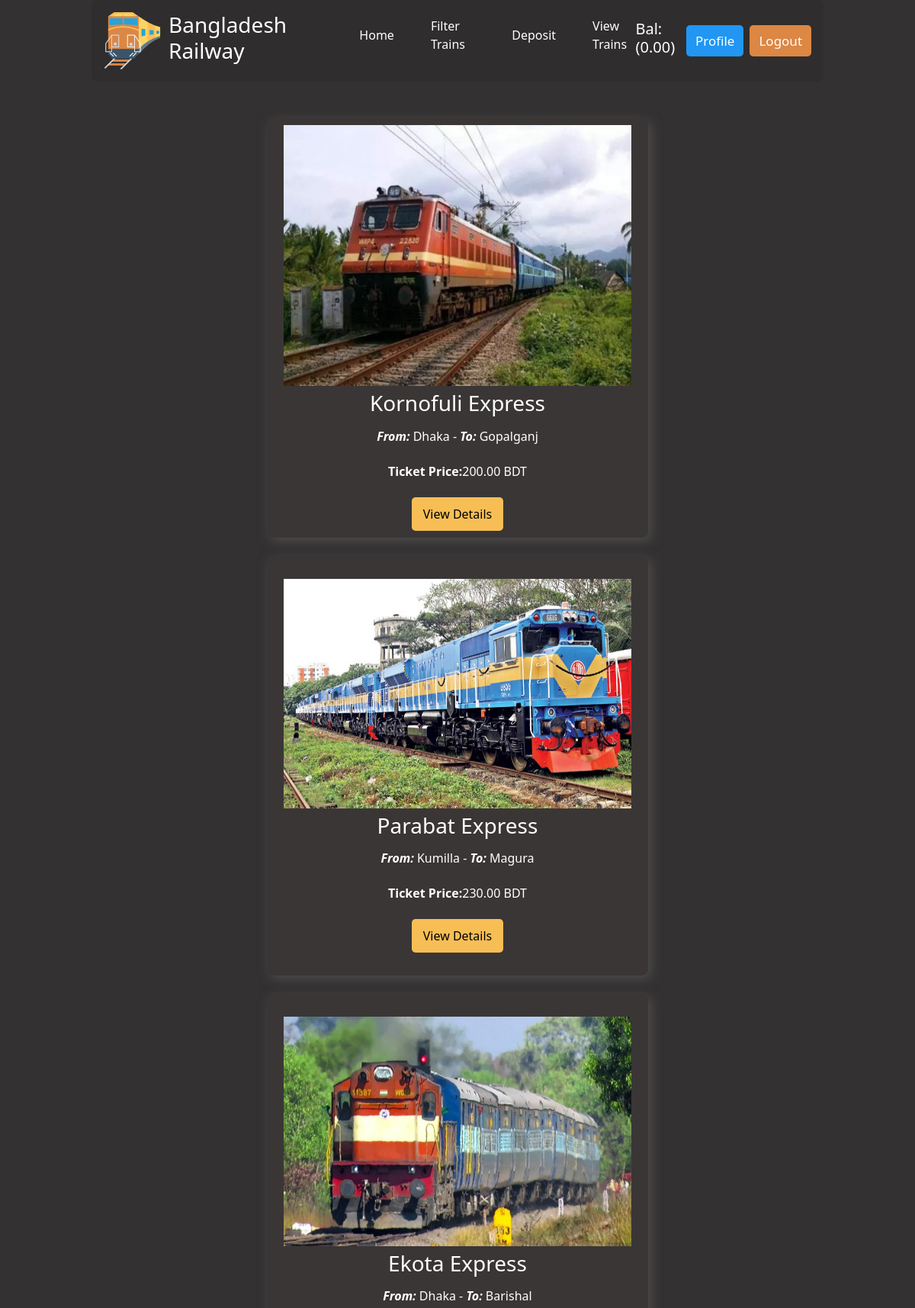
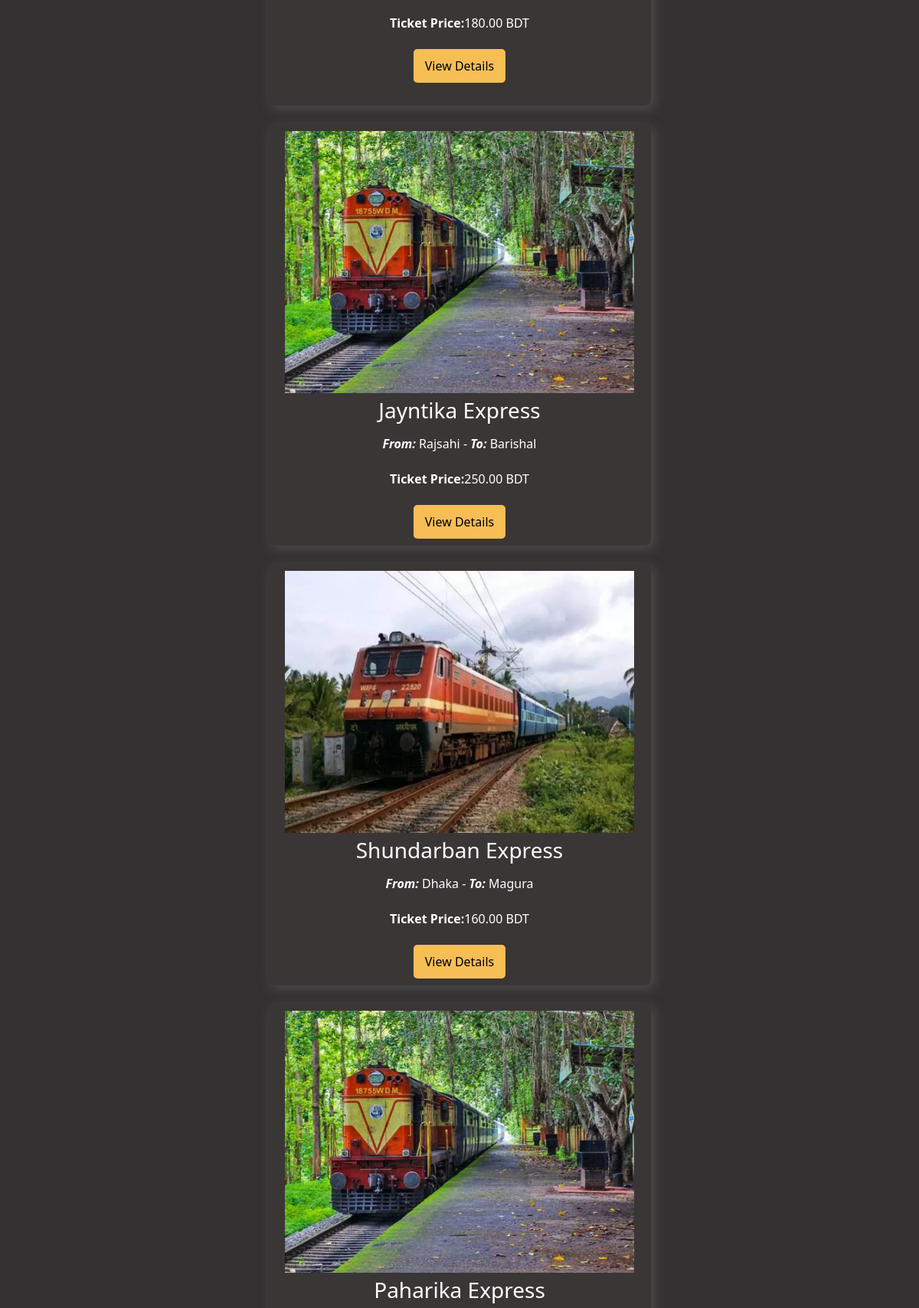
The page /train/all_trains/ (signed in, upper part) on the database its author committed (2 pictures, top to bottom).
### account/models.py (models this page shows)
class User(AbstractUser):
    nid = models.CharField(max_length=13, unique=True)
    balance = models.DecimalField(decimal_places=2, max_digits=12, default=0)

### train/models.py (models this page shows, shortened)
class Train(models.Model):
    name = models.CharField(max_length=20)
    source_station = models.ForeignKey(SourceStation,on_delete=models.CASCADE, related_name='source')
    destination_station = models.ForeignKey(DestinationStation, on_delete=models.CASCADE, related_name='destination')
    total_seats = models.PositiveIntegerField()
    available_seats = models.PositiveIntegerField(default=total_seats)
    ticket_price = models.DecimalField(decimal_places=2, max_digits=12,blank=True, null=True)
    image = models.ImageField(upload_to='uploads/')

class SourceStation(models.Model):
    name = models.CharField(max_length=15, choices=SOURCE_STATIONS)

class DestinationStation(models.Model):
    name = models.CharField(max_length=15, choices=DESTINATION_STATIONS)

### train/views.py (the view)
# urls.py: path('all_trains/', views.TrainView, name='all_trains'),
def TrainView(request):
    trains = Train.objects.all()
    return render(request,'train_view.html', {'trains': trains})

### train/templates/train_view.html (shortened to what this page needs)
{% extends "base.html" %}
{% block content %}
<div class="d-flex flex-wrap justify-content-around mt-5">
    {% for train in trains %}
        <div class="train_card mb-4">
            <img src=" {{train.image.url}} " alt="#">
            <h3>{{train.name}}</h3>
            <p><strong class="fst-italic" >From:</strong> {{train.source_station.name}} - <span> <strong class="fst-italic" >To:</strong> </span> {{train.destination_station.name}} </p>
            <p><strong>Ticket Price:</strong>{{train.ticket_price}} BDT</p>
            <a href=" {% url "train_details" train.id %} ">View Details</a>
        </div>
    {% endfor %}
</div>
{% endblock content %}

### core/templates/base.html (shortened to what this page needs)
{% load static %}
<!DOCTYPE html>
<html lang="en">
<head>
    <link rel="stylesheet" href=" {% static "css/style.css" %} ">
    <link href="https://cdn.jsdelivr.net/npm/bootstrap@5.3.3/dist/css/bootstrap.min.css" rel="stylesheet">
</head>
<body>
    <nav class="d-flex align-items-center justify-content-around p-3 nav_container">
        <div class="logo_section">
            <img src=" {% static "images/rail.png" %} " alt="#">
            <h3 class="text-white">Bangladesh Railway</h3>
        </div>
        <div class="menu_item_section">
            <ul class="d-flex align-items-center gap-5">
                <li><a href=" {% url "home" %} ">Home</a></li>
                <li><a href=" {% url "filter_train" %} ">Filter Trains</a></li>
                <li><a href=" {% url "deposit" %} ">Deposit</a></li>
                <li><a href=" {% url "all_trains" %} ">View Trains</a></li>
            </ul>
        </div>
        <div class="user_section d-flex align-items-center gap-2">
            {% if user.is_authenticated %}
                <h5>Bal: ({{user.balance}})</h5>
            <a class="signup" href=" {% url "profile" user.id %} ">Profile</a>
            <a class="login" href=" {% url "logout" %} ">Logout</a>
            {% else %}
            <a class="signup" href=" {% url "signup" %} ">Sign Up</a>
            <a class="login" href=" {% url "login" %} ">Login</a>
            {% endif %}
        </div>
    </nav>
    {% block content %}
    {% endblock content %}
</body>
</html>

### core/static/css/style.css (style rules this page uses)
body { width: 80vw; margin: 0 auto !important; background-color: #333131 !important; color: white !important; }
.nav_container { background-color: rgb(47 45 45); border-radius: 8px; }
.logo_section { display: flex; align-items: center; gap: 10px; }
.logo_section img { height: 75px; }
li { list-style: none; }
.menu_item_section a { color: white; }
a { text-decoration: none !important; }
.user_section a { padding: 8px 12px; color: white; border-radius: 5px; font-size: 17px; }
.signup { background-color: #2196F3; }
.login { background-color: #dc8744; }
.train_card { height: 550px; background-color: #3a3636; width: 500px; padding: 30px 22px; border-radius: 8px; box-shadow: 4px 4px 15px #4f4d4d; display: flex; flex-direction: column; gap: 6px; justify-content: center; align-items: center; }
.train_card img { height: 350px; width: 100%; }
.train_card a { padding: 10px 15px; color: black; border-radius: 5px; background-color: #f7be56; }

### rows shown on the page
User: balance "0.00"
Train: image (picture), name "Kornofuli Express", source_station.name "Dhaka", destination_station.name "Gopalganj", ticket_price "200.00"
Train: image (picture), name "Parabat Express", source_station.name "Kumilla", destination_station.name "Magura", ticket_price "230.00"
Train: image (picture), name "Ekota Express", source_station.name "Dhaka", destination_station.name "Barishal", ticket_price "180.00"
Train: image (picture), name "Jayntika Express", source_station.name "Rajsahi", destination_station.name "Barishal", ticket_price "250.00"
Train: image (picture), name "Shundarban Express", source_station.name "Dhaka", destination_station.name "Magura", ticket_price "160.00"
Train: image (picture), name "Paharika Express"
